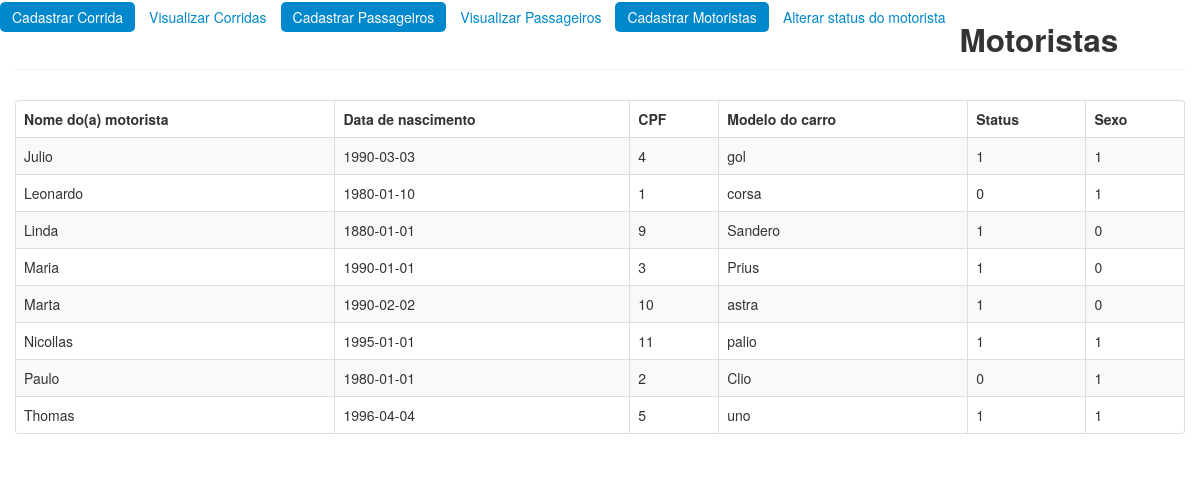
/visualizarmotoristas.php, run on the app's committed database.
### tables this page shows
CREATE TABLE `motorista` (
  `id_motorista` int(6) NOT NULL,
  `nm_motorista` varchar(50) NOT NULL,
  `dt_nascimento` date NOT NULL,
  `id_cpf` int(11) NOT NULL,
  `ds_carro` varchar(15) NOT NULL,
  `ds_status` tinyint(1) NOT NULL,
  `ds_sexo` tinyint(1) NOT NULL
);

### visualizarmotoristas.php (the view, shortened to what this page needs)
<!DOCTYPE html>
<html lang="pt-br">
<head>
	<link rel="stylesheet" href="css/bootstrap.css"/>
	<link rel="stylesheet" href="css/bootstrap-responsive.css"/>
</head>
<body>
	<ul class="nav nav-pills">
  <li role="presentation" class="active"><a href="cadastracorrida.php">Cadastrar Corrida</a></li>
  <li role="presentation"><a href="visualizarcorridas.php">Visualizar Corridas</a></li>
  <li role="presentation" class="active"><a href="cadastrapassageiro.php">Cadastrar Passageiros</a></li>
  <li role="presentation"><a href="visualizarpassageiro.php">Visualizar Passageiros</a></li>
  <li role="presentation" class="active"><a href="cadastramotorista.php">Cadastrar Motoristas</a></li>
  <li role="presentation"><a href="altera_status.php">Alterar status do motorista</a></li>
	<?php
		include("conecxao.php");
		 	$motoristaAtivo = "select * from motorista order by nm_motorista";
		 	$con=$mysqli->query($motoristaAtivo) or die($mysqli->error);
	?>
	<div class="container">
	  <h2 class="page-header">Motoristas</h2>
	  	<div class="table-responsive">
	    	<table class="table table-striped table-bordered table-hover">
	      	<thead>
		      	<tr>
		        <th>Nome do(a) motorista</th>
		        <th>Data de nascimento</th>
	            <th>CPF</th>
	            <th>Modelo do carro</th>
	            <th>Status</th>
		        <th>Sexo</th>
		      	</tr>
		      	</thead>
		     	<tbody>
			      	<?php while($dado = $con->fetch_array()){ ?>
			        <tr>
			          <td><?php echo $dado["nm_motorista"]; ?></td>
			          <td><?php echo $dado["dt_nascimento"]; ?></td>
			          <td><?php echo $dado["id_cpf"]; ?></td>
			          <td><?php echo $dado["ds_carro"]; ?></td>
			          <td><?php echo $dado["ds_status"]; ?></td>
			          <td><?php echo $dado["ds_sexo"]; ?></td>
			        </tr>
			       <?php } ?>
		      	</tbody>
	    	</table>
	  	</div>
	</div>
</body>
</html>

### data on the page
motorista: nm_motorista "Julio", dt_nascimento "1990-03-03", id_cpf "4", ds_carro "gol", ds_status "1", ds_sexo "1"
motorista: nm_motorista "Leonardo", dt_nascimento "1980-01-10", id_cpf "1", ds_carro "corsa", ds_status "0", ds_sexo "1"
motorista: nm_motorista "Linda", dt_nascimento "1880-01-01", id_cpf "9", ds_carro "Sandero", ds_status "1", ds_sexo "0"
motorista: nm_motorista "Maria", dt_nascimento "1990-01-01", id_cpf "3", ds_carro "Prius", ds_status "1", ds_sexo "0"
motorista: nm_motorista "Marta", dt_nascimento "1990-02-02", id_cpf "10", ds_carro "astra", ds_status "1", ds_sexo "0"
motorista: nm_motorista "Nicollas", dt_nascimento "1995-01-01", id_cpf "11", ds_carro "palio", ds_status "1", ds_sexo "1"
motorista: nm_motorista "Paulo", dt_nascimento "1980-01-01", id_cpf "2", ds_carro "Clio", ds_status "0", ds_sexo "1"
motorista: nm_motorista "Thomas", dt_nascimento "1996-04-04", id_cpf "5", ds_carro "uno", ds_status "1", ds_sexo "1"
